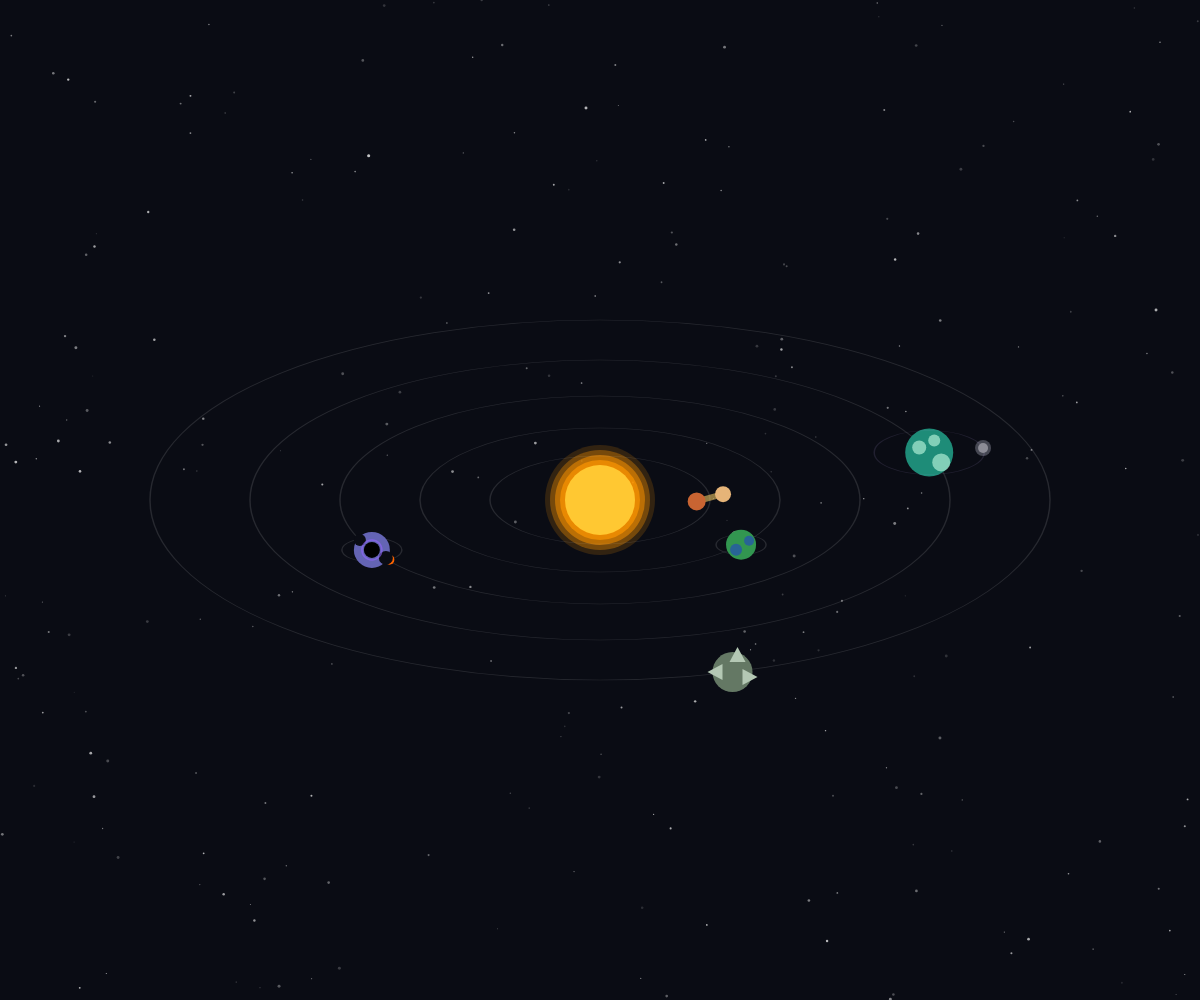
Frame 1 (no input)
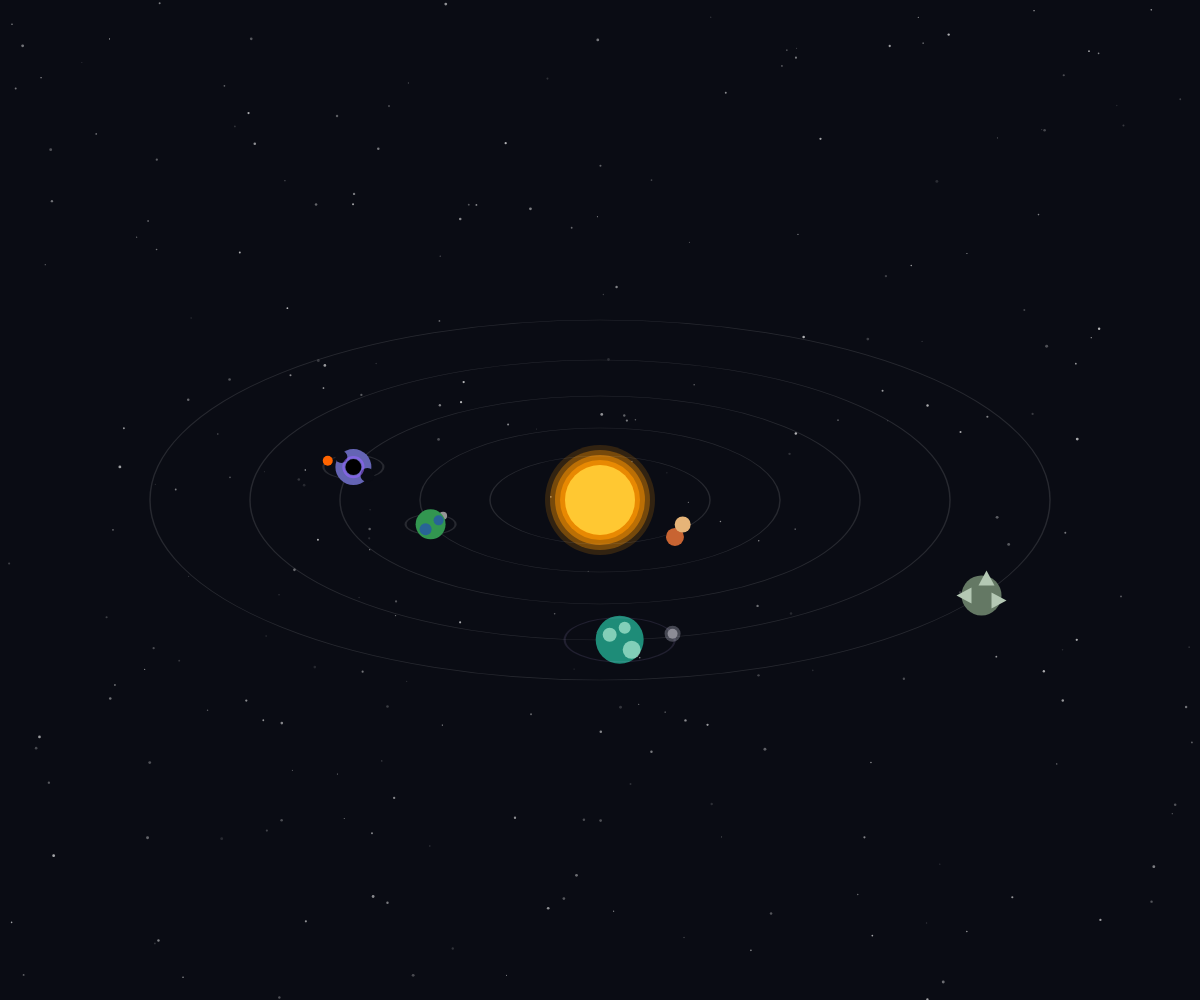
Frame 2 (the mouse pressed at the canvas centre, redrawn once)

The p5.js sketch that drew these frames (run headless with seeded random() and noise() and a simulated clock; the mouse was pressed at the canvas centre and the sketch redrawn once):

// p5.js sketch
// ── sketch.js
function setup() {
  createCanvas(windowWidth, windowHeight);
  noLoop(); 
}

function draw() {
  background(10, 12, 20); 
  
  for(let i = 0; i < 250; i++) {
    stroke(255, random(30, 180));
    strokeWeight(random(1, 3));
    point(random(width), random(height));
  }

  translate(width / 2, height / 2);
  let iso = 0.4; 

  // Sorteia o hospedeiro da Lua Quântica (0 a 4)
  let planetaQuantico = floor(random(5));

  // O SOL
  noStroke();
  for (let r = 120; r > 60; r -= 10) {
    fill(255, 150, 0, map(r, 60, 120, 255, 0));
    circle(0, 0, r);
  }
  fill(255, 200, 50);
  circle(0, 0, 70);

  // Função auxiliar da Lua Quântica
  function desenharLuaQuantica(meuIndice, raioOrbita) {
    if (planetaQuantico === meuIndice) {
      let a = random(TWO_PI);
      let px = raioOrbita * cos(a);
      let py = raioOrbita * sin(a) * iso;

      // Órbita sutil e fantasmagórica
      push(); scale(1, iso); stroke(200, 180, 255, 30); noFill(); circle(0, 0, raioOrbita*2); pop();

      // Lua (Cinza com uma "névoa" quântica)
      noStroke();
      fill(200, 200, 220, 80); circle(px, py, 16); // Névoa
      fill(140, 140, 150); circle(px, py, 10);     // Núcleo
    }
  }

  function desenharSistema(raioOrbita, detalhesPlaneta) {
    let angulo = random(TWO_PI);
    push();
    scale(1, iso); 
    noFill(); stroke(255, 30); strokeWeight(1.5); circle(0, 0, raioOrbita * 2);
    pop();

    let px = raioOrbita * cos(angulo);
    let py = raioOrbita * sin(angulo) * iso;

    push();
    translate(px, py);
    detalhesPlaneta();
    pop();
  }

  // 0. HOURGLASS TWINS
  desenharSistema(110, () => {
    let anguloGêmeos = random(TWO_PI); let d = 16;
    let x1 = d * cos(anguloGêmeos); let y1 = d * sin(anguloGêmeos) * iso;
    let x2 = -d * cos(anguloGêmeos); let y2 = -d * sin(anguloGêmeos) * iso;
    
    stroke(240, 200, 100, 150); strokeWeight(6); line(x1, y1, x2, y2);
    noStroke(); fill(200, 100, 50); circle(x1, y1, 18); fill(230, 180, 120); circle(x2, y2, 16); 
    
    desenharLuaQuantica(0, 35);
  });

  // 1. TIMBER HEARTH
  desenharSistema(180, () => {
    let luaR = 25; let luaA = random(TWO_PI);
    push(); scale(1, iso); stroke(255, 30); noFill(); circle(0, 0, luaR*2); pop();
    noStroke(); fill(150); circle(luaR * cos(luaA), luaR * sin(luaA) * iso, 8);
    
    fill(50, 150, 80); circle(0, 0, 30);
    fill(40, 100, 150); circle(-5, 5, 12); circle(8, -4, 10); 
    
    desenharLuaQuantica(1, 45);
  });

  // 2. BRITTLE HOLLOW
  desenharSistema(260, () => {
    let luaR = 30; let luaA = random(TWO_PI);
    push(); scale(1, iso); stroke(255, 30); noFill(); circle(0, 0, luaR*2); pop();
    noStroke(); fill(255, 100, 0); circle(luaR * cos(luaA), luaR * sin(luaA) * iso, 10);
    
    fill(100, 100, 180); circle(0, 0, 36); 
    fill(10, 12, 20); circle(-12, -10, 12); circle(14, 8, 14); 
    fill(0); circle(0, 0, 16); stroke(150, 100, 255, 150); noFill(); circle(0,0, 20); 
    
    desenharLuaQuantica(2, 50);
  });

  // 3. GIANT'S DEEP
  desenharSistema(350, () => {
    noStroke(); fill(30, 140, 120); circle(0, 0, 48); 
    fill(200, 255, 230, 150); circle(-10, -5, 14); circle(12, 10, 18); circle(5, -12, 12);
    
    desenharLuaQuantica(3, 55);
  });

  // 4. DARK BRAMBLE
  desenharSistema(450, () => {
    noStroke(); fill(100, 120, 100); circle(0, 0, 40); 
    fill(180, 200, 180); triangle(-25, 0, -10, -8, -10, 8); triangle(25, 5, 10, -3, 10, 13); triangle(5, -25, -3, -10, 13, -10);
    
    desenharLuaQuantica(4, 50);
  });
}
